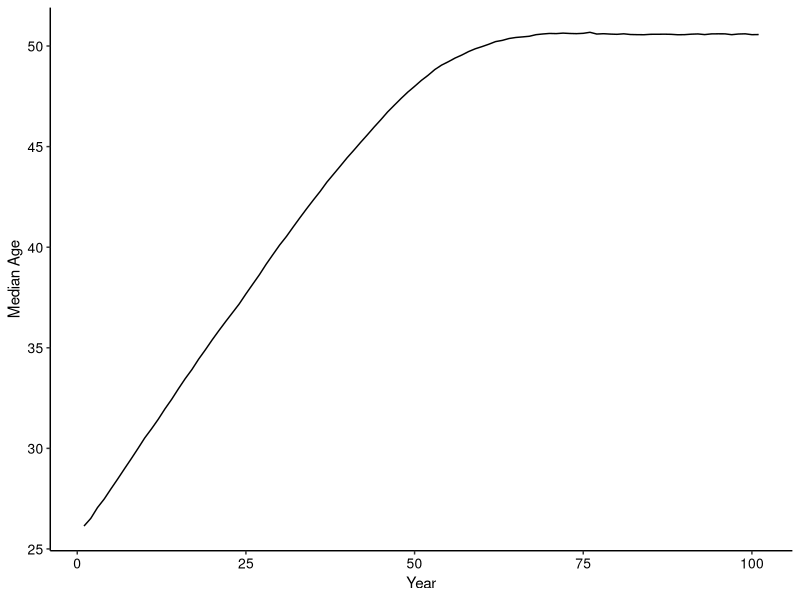
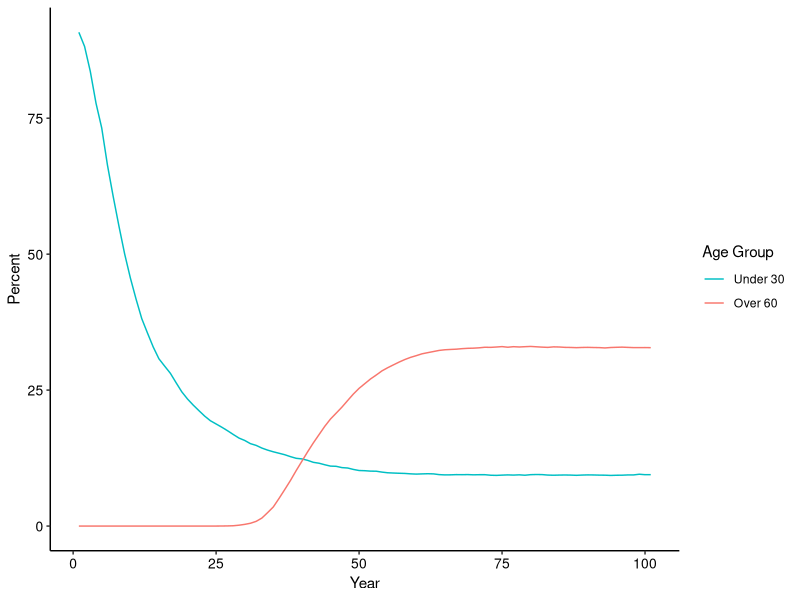
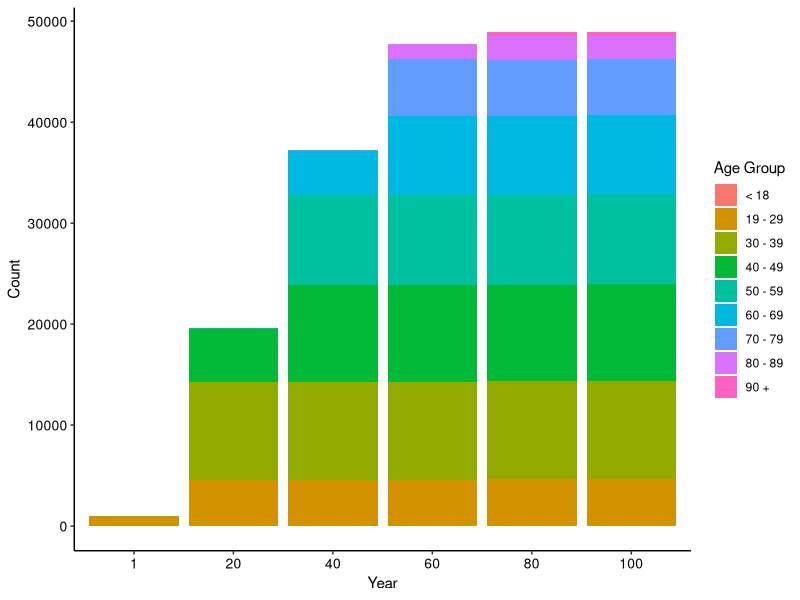
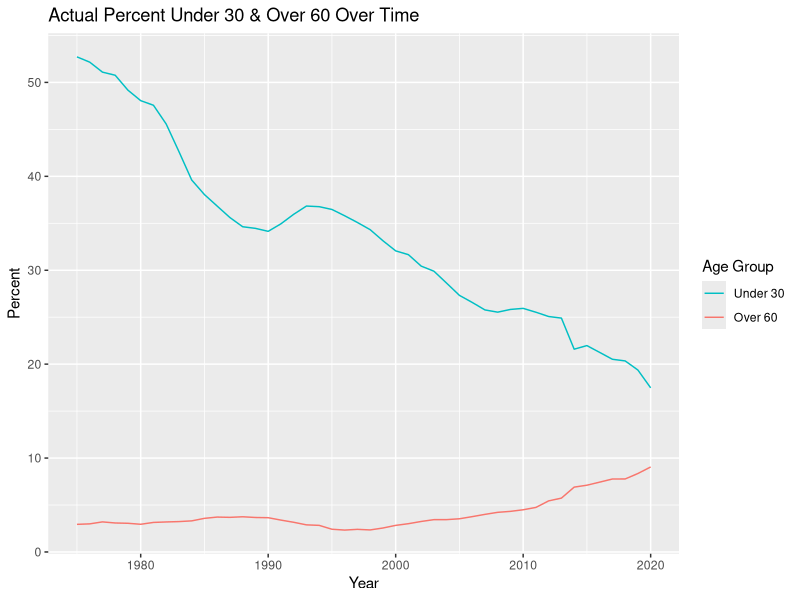
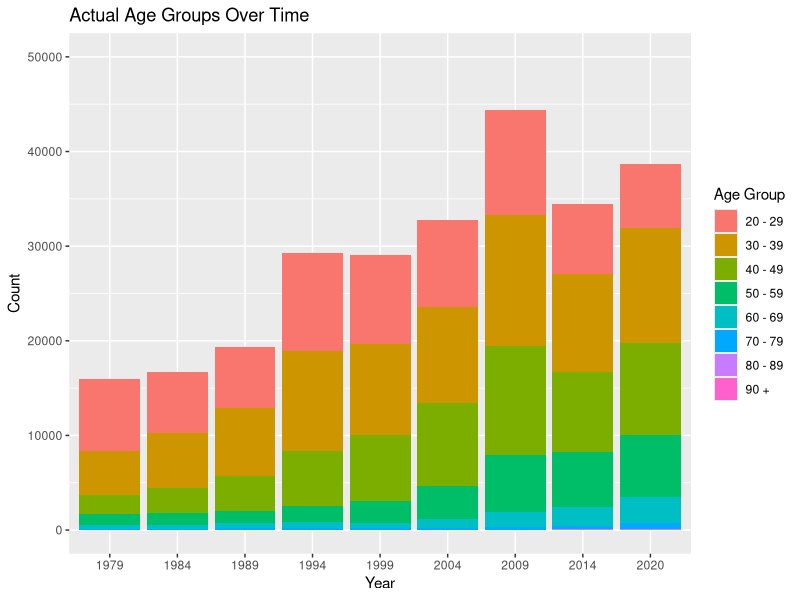
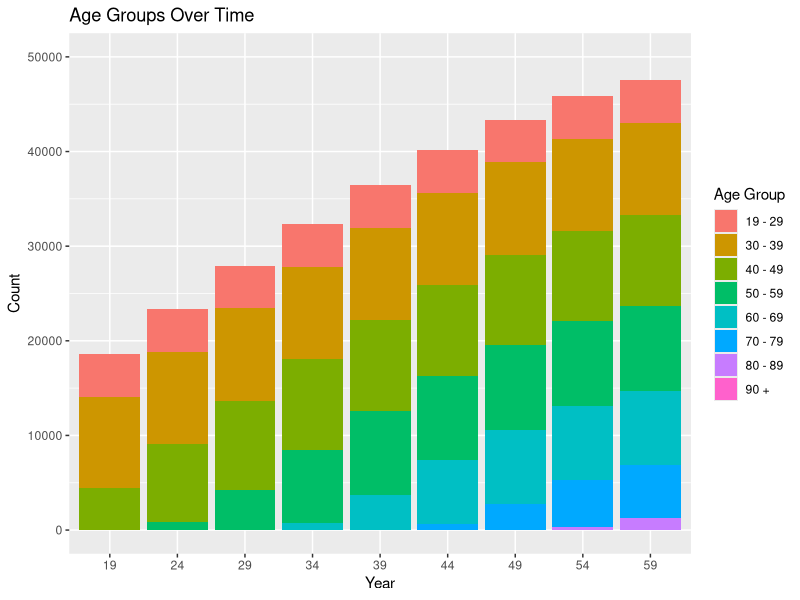
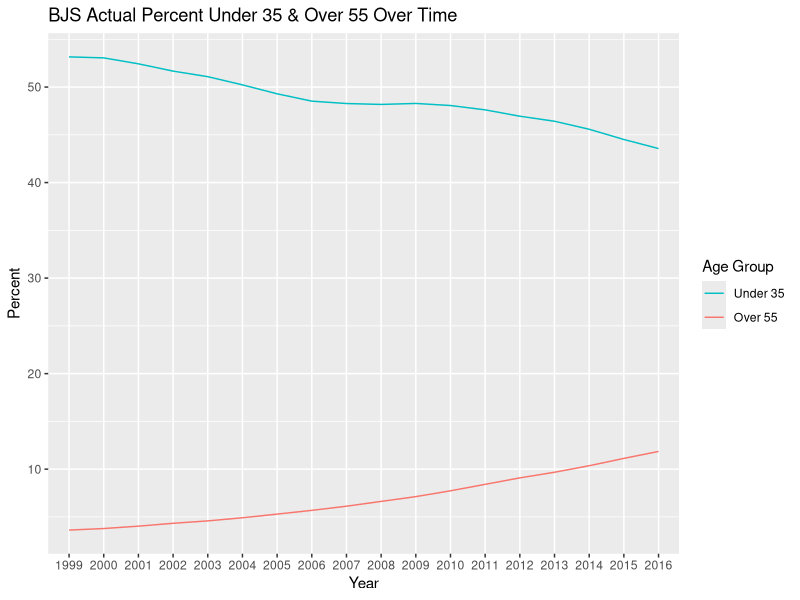
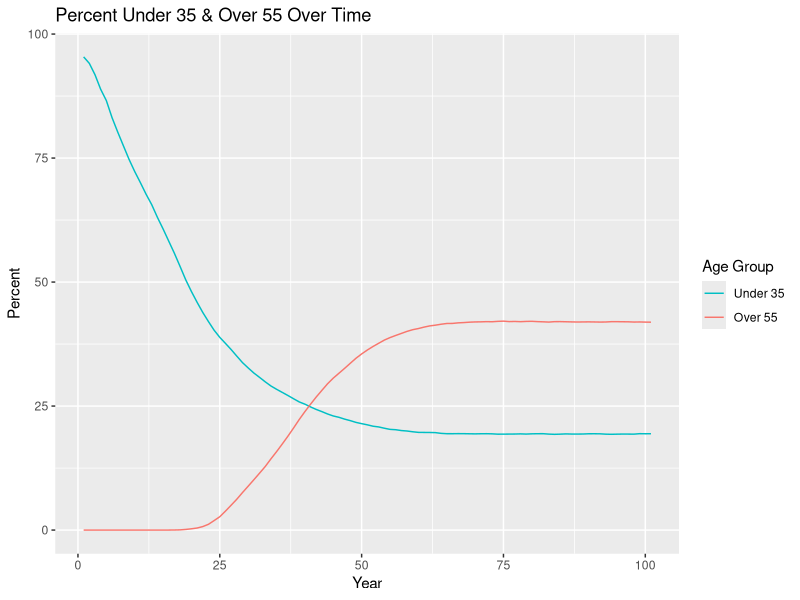

Write the R code that produced these figures, in order. (Note: this script raises an error after producing the figures.)
## ---- chunk 1
knitr::opts_chunk$set(echo = TRUE)
## ---- chunk 2
library(tidyverse)
## ---- chunk 3
set.seed(12345)
## ---- chunk 4
pop_n <- 1000
pop_mean <- 26
pop_sd <- 3
parole_eligibility <- 20
parole_prob <- 0.9
## ---- chunk 5
population <- 
  rnorm(n = pop_n, mean = pop_mean, sd = pop_sd) %>% 
  enframe() %>% 
  select(value) %>% 
  rename(original_age = value) %>% 
  mutate(current_age = original_age, years_incarcerated = 0)

overall <-
  tibble(year = 1, total = nrow(population), 
         median_age = median(population$current_age)) %>% 
  mutate("< 18" = pull(count(filter(population, current_age < 19))),
         "19 - 29" = pull(count(filter(population, current_age >= 19 & current_age < 30))),
         "30 - 39" = pull(count(filter(population, current_age >= 30 & current_age < 40))),
         "40 - 49" = pull(count(filter(population, current_age >= 40 & current_age < 50))),
         "50 - 59" = pull(count(filter(population, current_age >= 50 & current_age < 60))),
         "60 - 69" = pull(count(filter(population, current_age >= 60 & current_age < 70))),
         "70 - 79" = pull(count(filter(population, current_age >= 70 & current_age < 80))),
         "80 - 89" = pull(count(filter(population, current_age >= 80 & current_age < 90))),
         "90 +" = pull(count(filter(population, current_age >= 90))))
## ---- chunk 6
age <- c(25, 35, 45, 55, 65, 75, 85)
rate <- c(0.13, 0.19, 0.40, 0.88, 1.78, 4.39, 13.45)
mortality_rates <- data.frame(age, rate)

model <- loess(formula = rate ~ age, data = mortality_rates,
               control = loess.control(surface = "direct"))
predict(object = model, newdata = 90)
## ---- chunk 7
one_year_population <- function(data) {
  # age & years incarcerated increases by 1
  data$current_age <- data$current_age + 1
  data$years_incarcerated <- data$years_incarcerated + 1
  
  # creates age group cohorts & randomly removes fraction based on cohort
  less_than_18 <- filter(data, current_age < 19)
  less_than_18 <- sample_frac(less_than_18, (1 - 0.0007))
  
  `19_to_29` <- filter(data, current_age >= 19 & current_age < 30)
  `19_to_29` <- sample_frac(`19_to_29`, (1 - 0.0013))
  
  `30_to_39` <- filter(data, current_age >= 30 & current_age < 40)
  `30_to_39` <- sample_frac(`30_to_39`, (1 - 0.0019))
  
  `40_to_49` <- filter(data, current_age >= 40 & current_age < 50)
  `40_to_49` <- sample_frac(`40_to_49`, (1 - 0.0040))
  
  `50_to_59` <- filter(data, current_age >= 50 & current_age < 60)
  `50_to_59` <- sample_frac(`50_to_59`, (1 - 0.0088))
  
  `60_to_69` <- filter(data, current_age >= 60 & current_age < 70)
  `60_to_69` <- sample_frac(`60_to_69`, (1 - 0.0178))
  
  `70_to_79` <- filter(data, current_age >= 70 & current_age < 80)
  `70_to_79` <- sample_frac(`70_to_79`, (1 - 0.0439))
  
  `80_to_89` <- filter(data, current_age >= 80 & current_age < 90)
  `80_to_89` <- sample_frac(`80_to_89`, (1 - 0.1345))
  
  over_90 <- filter(data, current_age >= 90)
  over_90 <- sample_frac(over_90, (1 - 0.1926))
  
  data <- do.call("rbind", list(less_than_18, `19_to_29`, `30_to_39`, `40_to_49`, `50_to_59`, 
                                `60_to_69`,`70_to_79`, `80_to_89`, over_90))
  
  # adds 1000 more
  incoming <- 
    rnorm(n = pop_n, mean = pop_mean, sd = pop_sd) %>% 
    enframe() %>% 
    select(value) %>% 
    rename(original_age = value) %>% 
    mutate(current_age = original_age, years_incarcerated = 0)
  data <- rbind(data, incoming)
  
  # removes any observations with age less than 16 or greater than 100
  data <- data %>% 
    filter(current_age >= 16 & current_age < 100)
}

one_year_overall <- function(data, p) {
    incoming <-
      tibble(year = last(data$year) + 1, total = nrow(p),
             median_age = median(p$current_age)) %>% 
        mutate("< 18" = pull(count(filter(p, current_age < 19))),
               "19 - 29" = pull(count(filter(p, current_age >= 19 & current_age < 30))),
               "30 - 39" = pull(count(filter(p, current_age >= 30 & current_age < 40))),
               "40 - 49" = pull(count(filter(p, current_age >= 40 & current_age < 50))),
               "50 - 59" = pull(count(filter(p, current_age >= 50 & current_age < 60))),
               "60 - 69" = pull(count(filter(p, current_age >= 60 & current_age < 70))),
               "70 - 79" = pull(count(filter(p, current_age >= 70 & current_age < 80))),
               "80 - 89" = pull(count(filter(p, current_age >= 80 & current_age < 90))),
               "90 +" = pull(count(filter(p, current_age >= 90))))
    data <- rbind(data, incoming)
}
## ---- chunk 8
# extend 100 years until stable
no_parole_population <- population
no_parole_overall <- overall

for (i in 1:100) {
  no_parole_population <- one_year_population(no_parole_population)
  no_parole_overall <- one_year_overall(no_parole_overall, no_parole_population)
}
## ---- chunk 9
ggplot(data = no_parole_overall, mapping = aes(x = year, y = median_age)) +
  geom_line() +
  labs(x = "Year", y = "Median Age") +
  theme_classic() +
  theme(axis.text.x = element_text(color = "#000000", size = 10),
        axis.text.y = element_text(color = "#000000", size = 10))

no_parole_overall %>% 
  mutate(under_30 = (`19 - 29` + `< 18`) / total * 100, 
         over_60 = (`60 - 69` + `70 - 79` + `80 - 89` + `90 +`) / total * 100) %>% 
  select(year, under_30, over_60) %>% 
  ggplot(data = ., mapping = aes(x = year, group = 1)) +
  geom_line(mapping = aes(y = under_30, color = "under_30")) +
  geom_line(mapping = aes(y = over_60, color = "over_60")) +
  labs(x = "Year", y = "Percent") +
  scale_color_discrete(name = "Age Group",
                       breaks = c("under_30", "over_60"), labels = c("Under 30", "Over 60")) +
  theme_classic() +
  theme(axis.text.x = element_text(color = "#000000", size = 10),
        axis.text.y = element_text(color = "#000000", size = 10))

no_parole_overall_long <- no_parole_overall %>% 
  select(year, `< 18`:`90 +`) %>% 
  mutate(year = as.character(year)) %>% 
  pivot_longer(-year, names_to = "age_group", values_to = "count")

ggplot(data = no_parole_overall_long, mapping = aes(x = year, y = count, fill = age_group)) +
  geom_col(position = position_stack(reverse = TRUE)) +
  labs(x = "Year", y = "Count") +
  scale_x_discrete(limits = c("1", "20", "40", "60", "80", "100")) +
  scale_fill_discrete(name = "Age Group",
                      breaks = c("< 18", "19 - 29", "30 - 39", "40 - 49", "50 - 59", "60 - 69",
                                 "70 - 79", "80 - 89", "90 +")) +
  theme_classic() +
  theme(axis.text.x = element_text(color = "#000000", size = 10),
        axis.text.y = element_text(color = "#000000", size = 10))
## ---- chunk 10
simulation_base <- no_parole_overall %>% 
  filter(year == 100) %>%
  mutate(`< 18` = `< 18` / total * 100, `19 - 29` = `19 - 29` / total * 100,
         `30 - 39` = `30 - 39` / total * 100, `40 - 49` = `40 - 49` / total * 100,
         `50 - 59` = `50 - 59` / total * 100, `60 - 69` = `60 - 69` / total * 100,
         `70 - 79` = `70 - 79` / total * 100, `80 - 89` = `80 - 89` / total * 100,
         `90 +` = `90 +` / total * 100) %>% 
  select(total:`90 +`)
## ---- chunk 11
bar_race <- no_parole_overall %>% 
  select(year, `< 18`:`90 +`) %>% 
  mutate(year = as.character(year)) %>% 
  pivot_longer(-year, names_to = "age_group", values_to = "count") %>% 
  pivot_wider(names_from = "year", values_from = "count")
## ---- chunk 12
nc <- read.csv("nc.csv")
nc %>% 
  mutate(Under30 = (AgeUnder20 + Age20to29) / PrisonPopulation * 100, 
         Over60 = (Age60to69 + Age70to79 + Age80to89 + Age90over) / PrisonPopulation * 100) %>% 
  select(year, PrisonPopulation, Under30, Over60) %>% 
  ggplot(data = ., mapping = aes(x = year, group = 1)) +
  geom_line(mapping = aes(y = Under30, color = "Under30")) +
  geom_line(mapping = aes(y = Over60, color = "Over60")) +
  labs(title = "Actual Percent Under 30 & Over 60 Over Time", x = "Year", y = "Percent") +
  scale_color_discrete(name = "Age Group",
                       breaks = c("Under30", "Over60"), labels = c("Under 30", "Over 60"))

nc_long <- nc %>% 
  select(year, AgeUnder20:Age90over) %>% 
  mutate(year = as.character(year)) %>% 
  pivot_longer(-year, names_to = "age_group", values_to = "count")

nc_long %>% 
  filter(age_group != "AgeUnder20") %>% 
  ggplot(data = ., mapping = aes(x = year, y = count, fill = age_group)) +
  geom_col() +
  labs(title = "Actual Age Groups Over Time", x = "Year", y = "Count") +
  scale_x_discrete(limits = c("1979", "1984", "1989", "1994", "1999", "2004", "2009", "2014", 
                              "2020")) +
  expand_limits(y = c(0, 50000)) +
  scale_fill_discrete(name = "Age Group",
                      breaks = c("Age20to29", "Age30to39", "Age40to49", "Age50to59", 
                                 "Age60to69", "Age70to79", "Age80to89", "Age90over"),
                      labels = c("20 - 29", "30 - 39", "40 - 49", "50 - 59", "60 - 69",
                                 "70 - 79", "80 - 89", "90 +"))

no_parole_overall_long %>% 
  filter(age_group != "< 18") %>% 
  ggplot(data = ., mapping = aes(x = year, y = count, fill = age_group)) +
  geom_col() +
  labs(title = "Age Groups Over Time", x = "Year", y = "Count") +
  scale_x_discrete(limits = c("19", "24", "29", "34", "39", "44", "49", "54", "59")) +
  expand_limits(y = c(0, 50000)) +
  scale_fill_discrete(name = "Age Group",
                      breaks = c("19 - 29", "30 - 39", "40 - 49", "50 - 59", "60 - 69",
                                 "70 - 79", "80 - 89", "90 +"))
## ---- chunk 13
actual_nc <- nc %>% 
  filter(year == 2020) %>% 
  mutate(AgeUnder20 = AgeUnder20 / PrisonPopulation * 100,
         Age20to29 = Age20to29 / PrisonPopulation * 100, 
         Age30to39 = Age30to39 / PrisonPopulation * 100, 
         Age40to49 = Age40to49 / PrisonPopulation * 100, 
         Age50to59 = Age50to59 / PrisonPopulation * 100, 
         Age60to69 = Age60to69 / PrisonPopulation * 100, 
         Age70to79 = Age70to79 / PrisonPopulation * 100, 
         Age80to89 = Age80to89 / PrisonPopulation * 100, 
         Age90over = Age90over / PrisonPopulation * 100)
## ---- chunk 14
bjs <- read.csv("bjs.csv")
bjs_wide <- bjs %>% 
  select(RPTYEAR, AGEYREND, n) %>% 
  mutate(RPTYEAR = as.character(RPTYEAR)) %>% 
  pivot_wider(names_from = "AGEYREND", values_from = "n") %>% 
  mutate(total = `(1) 18-24 years` + `(2) 25-34 years` + `(3) 35-44 years` + 
           `(4) 45-54 years` + `(5) 55+ years`)

bjs_wide %>% 
  mutate(under_35 = (`(1) 18-24 years` + `(2) 25-34 years`) / total * 100, 
         over_55 = `(5) 55+ years` / total * 100) %>% 
  select(RPTYEAR, under_35, over_55) %>% 
  ggplot(data = ., mapping = aes(x = RPTYEAR, group = 1)) +
  geom_line(mapping = aes(y = under_35, color = "under_35")) +
  geom_line(mapping = aes(y = over_55, color = "over_55")) + 
  labs(title = "BJS Actual Percent Under 35 & Over 55 Over Time", x = "Year", y = "Percent") +
  scale_color_discrete(name = "Age Group", 
                       breaks = c("under_35", "over_55"), labels = c("Under 35", "Over 55"))

no_parole_overall %>% 
  mutate(under_35 = (`30 - 39` / 2 + `19 - 29` + `< 18`) / total * 100,
         over_55 = (`50 - 59` / 2 + `60 - 69` + `70 - 79` + `80 - 89` + `90 +`) / 
           total * 100) %>% 
  select(year, under_35, over_55) %>% 
  ggplot(data = ., mapping = aes(x = year, group = 1)) +
  geom_line(mapping = aes(y = under_35, color = "under_35")) +
  geom_line(mapping = aes(y = over_55, color = "over_55")) +
  labs(title = "Percent Under 35 & Over 55 Over Time", x = "Year", y = "Percent") +
  scale_color_discrete(name = "Age Group",
                       breaks = c("under_35", "over_55"), labels = c("Under 35", "Over 55"))

ggplot(data = bjs, mapping = aes(x = RPTYEAR, y = COUNT_THSNDS, fill = AGEYREND)) +
  geom_col() +
  labs(title = "BJS Actual Age Groups Over Time", x = "Year", y = "Count (in thousands)") +
  scale_fill_discrete(name = "Age Group",
                      breaks = c("(1) 18-24 years", "(2) 25-34 years", "(3) 35-44 years",
                                 "(4) 45-54 years", "(5) 55+ years"),
                      labels = c("18 - 24", "25 - 34", "35 - 44", "45 - 54", "55 +"))

no_parole_overall %>% 
  mutate(`18 - 24` = `< 18` + `19 - 29` / 2, `25 - 34` = `19 - 29` / 2 + `30 - 39` / 2,
         `35 - 44` = `30 - 39` / 2 + `40 - 49` / 2, `45 - 54` = `40 - 49` / 2 + `50 - 59` / 2,
         `55 +` = `50 - 59` / 2 + `60 - 69` + `70 - 79` + `80 - 89` + `90 +`) %>% 
  select(year, `18 - 24`:`55 +`) %>% 
  mutate(year = as.character(year)) %>% 
  pivot_longer(-year, names_to = "age_group", values_to = "count") %>% 
  ggplot(data = ., mapping = aes(x = year, y = count, fill = age_group)) +
  geom_col() +
  labs(title = "Age Groups Over Time", x = "Year", y = "Count") +
  scale_x_discrete(limits = c("19", "24", "29", "34", "39", "44", "49", "54", "59")) +
  scale_fill_discrete(name = "Age Group")
## ---- chunk 15
population_e <- no_parole_population
overall_e <- no_parole_overall
for (i in 1:100) {
  population_e <- one_year_population(population_e)
  overall_e <- one_year_overall(overall_e, population_e)
}
## ---- chunk 16
ggplot(data = overall_e, mapping = aes(x = year, y = median_age)) +
  geom_line() +
  labs(title = "Median Age Over Time", x = "Year", y = "Median Age")

overall_e %>% 
  mutate(under_30 = (`19 - 29` + `< 18`) / total * 100, 
         over_60 = (`60 - 69` + `70 - 79` + `80 - 89` + `90 +`) / total * 100) %>% 
  select(year, under_30, over_60) %>% 
  ggplot(data = ., mapping = aes(x = year, group = 1)) +
  geom_line(mapping = aes(y = under_30, color = "under_30")) +
  geom_line(mapping = aes(y = over_60, color = "over_60")) +
  labs(title = "Percent Under 30 & Over 60 Over Time", x = "Year", y = "Count") +
  scale_color_discrete(name = "Age Group",
                       breaks = c("under_30", "over_60"), labels = c("Under 30", "Over 60"))

overall_e_long <- overall_e %>% 
  select(year, `< 18`:`90 +`) %>% 
  mutate(year = as.character(year)) %>% 
  pivot_longer(-year, names_to = "age_group", values_to = "count") %>% 
  filter(year == "1" | year == "21" | year == "41" | year == "61" | year == "81" | 
           year == "101" | year == "121" | year == "141" | year == "161" | year == "181" |
           year == "201")

ggplot(data = overall_e_long, mapping = aes(x = year, y = count, fill = age_group)) +
  geom_bar(position = "stack", stat = "identity") +
  labs(title = "Age Groups Over Time", x = "Year", y = "Count") +
  scale_x_discrete(limits = c("1", "21", "41", "61", "81", "101", "121", "141", "161", "181", 
                              "201")) +
  scale_fill_discrete(name = "Age Group",
                      breaks = c("< 18", "19 - 29", "30 - 39", "40 - 49", "50 - 59", "60 - 69",
                                 "70 - 79", "80 - 89", "90 +"))

bar_race_e <- overall_e %>% 
  select(year, `< 18`:`90 +`) %>% 
  mutate(year = as.character(year)) %>% 
  pivot_longer(-year, names_to = "age_group", values_to = "count") %>% 
  pivot_wider(names_from = "year", values_from = "count")
## ---- chunk 17
one_year_parole <- function(data) {
  # age & years incarcerated increases by 1
  data$current_age <- data$current_age + 1
  data$years_incarcerated <- data$years_incarcerated + 1
  
  # creates age group cohorts & randomly removes fraction based on cohort
  less_than_18 <- filter(data, current_age < 19)
  less_than_18 <- sample_frac(less_than_18, (1 - 0.0007))
  
  `19_to_29` <- filter(data, current_age >= 19 & current_age < 30)
  `19_to_29` <- sample_frac(`19_to_29`, (1 - 0.0013))
  
  `30_to_39` <- filter(data, current_age >= 30 & current_age < 40)
  `30_to_39` <- sample_frac(`30_to_39`, (1 - 0.0019))
  
  `40_to_49` <- filter(data, current_age >= 40 & current_age < 50)
  `40_to_49` <- sample_frac(`40_to_49`, (1 - 0.0040))
  
  `50_to_59` <- filter(data, current_age >= 50 & current_age < 60)
  `50_to_59` <- sample_frac(`50_to_59`, (1 - 0.0088))
  
  `60_to_69` <- filter(data, current_age >= 60 & current_age < 70)
  `60_to_69` <- sample_frac(`60_to_69`, (1 - 0.0178))
  
  `70_to_79` <- filter(data, current_age >= 70 & current_age < 80)
  `70_to_79` <- sample_frac(`70_to_79`, (1 - 0.0439))
  
  `80_to_89` <- filter(data, current_age >= 80 & current_age < 90)
  `80_to_89` <- sample_frac(`80_to_89`, (1 - 0.1345))
  
  over_90 <- filter(data, current_age >= 90)
  over_90 <- sample_frac(over_90, (1 - 0.1926))
  
  data <- do.call("rbind", list(less_than_18, `19_to_29`, `30_to_39`, `40_to_49`, `50_to_59`, 
                                `60_to_69`,`70_to_79`, `80_to_89`, over_90))
  
  eligible <- sample_frac(filter(data, years_incarcerated >= parole_eligibility), parole_prob)
  ineligible <- filter(data, years_incarcerated < parole_eligibility)
  data <- rbind(eligible, ineligible)
  
  # adds 1000 more
  incoming <- 
    rnorm(n = pop_n, mean = pop_mean, sd = pop_sd) %>% 
    enframe() %>% 
    select(value) %>% 
    rename(original_age = value) %>% 
    mutate(current_age = original_age, years_incarcerated = 0)
  data <- rbind(data, incoming)
  
  # removes any observations with age less than 16 or greater than 100
  data <- data %>% 
    filter(current_age >= 16 & current_age < 100)
}
## ---- chunk 18
parole_population <- population
parole_overall <- overall

for (i in 1:100) {
  parole_population <- one_year_parole(parole_population)
  parole_overall <- one_year_overall(parole_overall, parole_population)
}
## ---- chunk 19
ggplot(data = parole_overall, mapping = aes(x = year, y = median_age)) +
  geom_line() +
  labs(x = "Year", y = "Median Age") +
  theme_classic() +
  theme(axis.text.x = element_text(color = "#000000", size = 10),
        axis.text.y = element_text(color = "#000000", size = 10))

parole_overall %>% 
  mutate(under_30 = (`19 - 29` + `< 18`) / total * 100, 
         over_60 = (`60 - 69` + `70 - 79` + `80 - 89` + `90 +`) / total * 100) %>% 
  select(year, under_30, over_60) %>% 
  ggplot(data = ., mapping = aes(x = year, group = 1)) +
  geom_line(mapping = aes(y = under_30, color = "under_30")) +
  geom_line(mapping = aes(y = over_60, color = "over_60")) +
  labs(x = "Year", y = "Count") +
  scale_color_discrete(name = "Age Group",
                       breaks = c("under_30", "over_60"), labels = c("Under 30", "Over 60")) +
  theme_classic() +
  theme(axis.text.x = element_text(color = "#000000", size = 10),
        axis.text.y = element_text(color = "#000000", size = 10))

parole_overall_long <- parole_overall %>% 
  select(year, `< 18`:`90 +`) %>% 
  mutate(year = as.character(year)) %>% 
  pivot_longer(-year, names_to = "age_group", values_to = "count")

ggplot(data = parole_overall_long, mapping = aes(x = year, y = count, fill = age_group)) +
  geom_col(position = position_stack(reverse = TRUE)) +
  labs(x = "Year", y = "Count") +
  scale_x_discrete(limits = c("1", "20", "40", "60", "80", "100")) +
  scale_fill_discrete(name = "Age Group",
                      breaks = c("< 18", "19 - 29", "30 - 39", "40 - 49", "50 - 59", "60 - 69",
                                 "70 - 79", "80 - 89", "90 +")) +
  theme_classic() +
  theme(axis.text.x = element_text(color = "#000000", size = 10),
        axis.text.y = element_text(color = "#000000", size = 10))
## ---- chunk 20
simulation_parole <- parole_overall %>% 
  filter(year == 100) %>%
  mutate(`< 18` = `< 18` / total * 100, `19 - 29` = `19 - 29` / total * 100,
         `30 - 39` = `30 - 39` / total * 100, `40 - 49` = `40 - 49` / total * 100,
         `50 - 59` = `50 - 59` / total * 100, `60 - 69` = `60 - 69` / total * 100,
         `70 - 79` = `70 - 79` / total * 100, `80 - 89` = `80 - 89` / total * 100,
         `90 +` = `90 +` / total * 100) %>% 
  select(total:`90 +`)
## ---- chunk 21
parole_comparison <- parole_overall_long %>% 
  filter(year == 100) %>% 
  mutate(parole = TRUE) %>% 
  select(age_group, count, parole)

no_parole_comparison <- no_parole_overall_long %>% 
  filter(year == 100) %>% 
  mutate(parole = FALSE) %>% 
  select(age_group, count, parole)

comparison <- rbind(parole_comparison, no_parole_comparison)

ggplot(data = comparison, mapping = aes(x = parole, y = count, fill = age_group)) +
  geom_col(position = position_stack(reverse = TRUE)) +
  labs(x = "Parole", y = "Count") +
  scale_x_discrete(limits = c(TRUE, FALSE)) +
  scale_fill_discrete(name = "Age Group") +
  theme_classic() +
  theme(axis.text.x = element_text(color = "#000000", size = 10),
        axis.text.y = element_text(color = "#000000", size = 10))
## ---- chunk 22
policy_population <- parole_population
policy_overall <- parole_overall

for (i in 1:100) {
  policy_population <- one_year_population(policy_population)
  policy_overall <- one_year_overall(policy_overall, policy_population)
}
## ---- chunk 23
ggplot(data = policy_overall) +
  geom_line() +
  labs(x = "Year", y = "Median Age") +
  theme_classic() +
  theme(axis.text.x = element_text(color = "#000000", size = 10),
        axis.text.y = element_text(color = "#000000", size = 10))

policy_overall %>% 
  mutate(under_30 = (`19 - 29` + `< 18`) / total * 100, 
         over_60 = (`60 - 69` + `70 - 79` + `80 - 89` + `90 +`) / total * 100) %>% 
  select(year, under_30, over_60) %>% 
  ggplot(data = ., mapping = aes(x = year, group = 1)) +
  geom_line(mapping = aes(y = under_30, linetype = "dashed")) +
  geom_line(mapping = aes(y = over_60, linetype = "solid")) +
  labs(x = "Year", y = "Count") +
  scale_linetype_manual(name = "Age Group",
                        values = c("dashed", "solid"), labels = c("Under 30", "Over 60")) +
  theme_classic() +
  theme(axis.text.x = element_text(color = "#000000", size = 10),
        axis.text.y = element_text(color = "#000000", size = 10))

policy_overall_long <- policy_overall %>% 
  select(year, `< 18`:`90 +`) %>% 
  mutate(year = as.character(year)) %>% 
  pivot_longer(-year, names_to = "age_group", values_to = "count")

ggplot(data = policy_overall_long, mapping = aes(x = year, y = count, fill = age_group)) +
  geom_col(position = position_stack(reverse = TRUE)) +
  labs(x = "Year", y = "Count") +
  scale_x_discrete(limits = c("100", "105", "110", "115", "120", "125", 
                              "130", "135", "140", "145", "150")) +
  scale_fill_discrete(name = "Age Group",
                      breaks = c("< 18", "19 - 29", "30 - 39", "40 - 49", "50 - 59", "60 - 69",
                                 "70 - 79", "80 - 89", "90 +")) +
  theme_classic() +
  theme(axis.text.x = element_text(color = "#000000", size = 10),
        axis.text.y = element_text(color = "#000000", size = 10))
